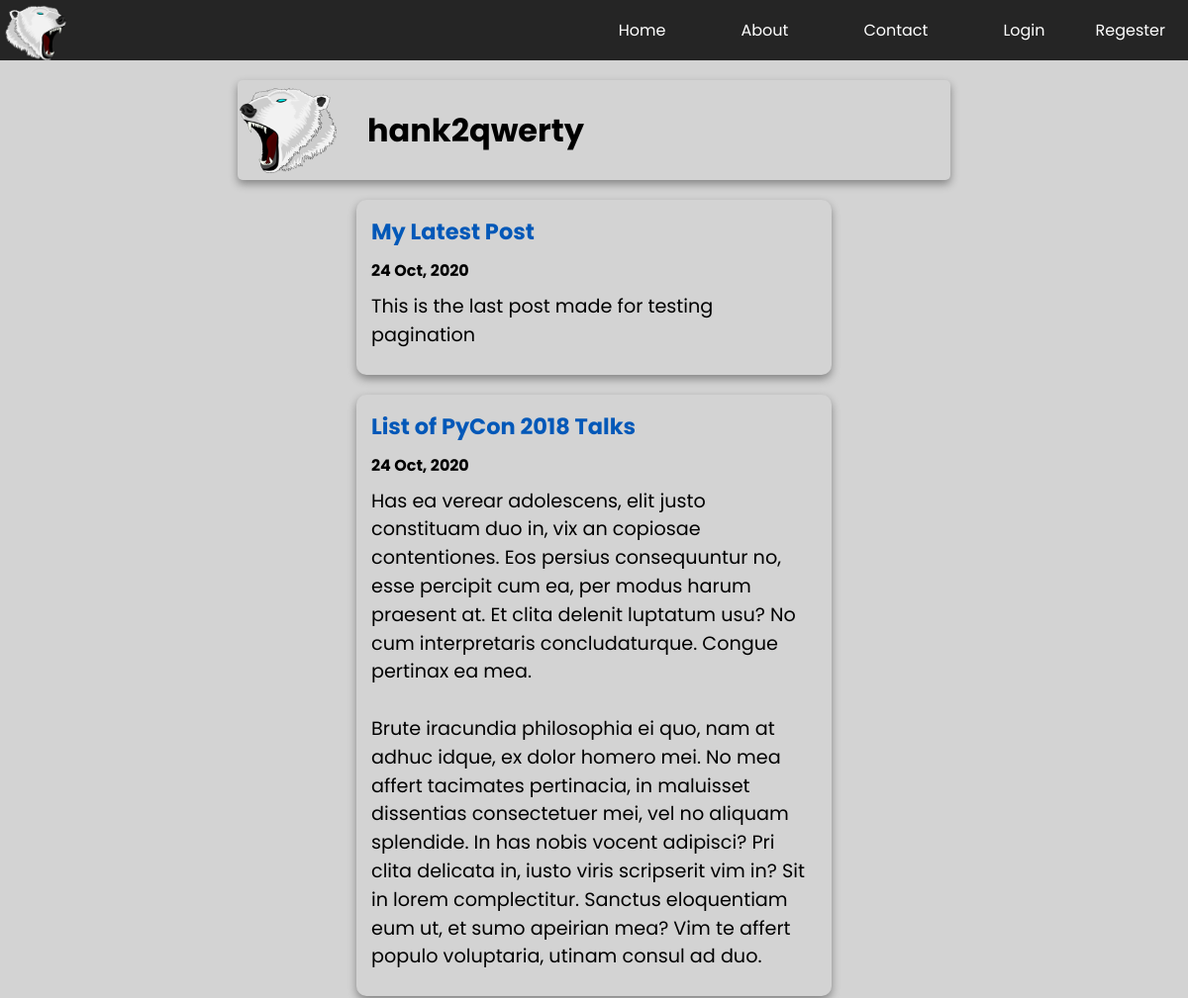
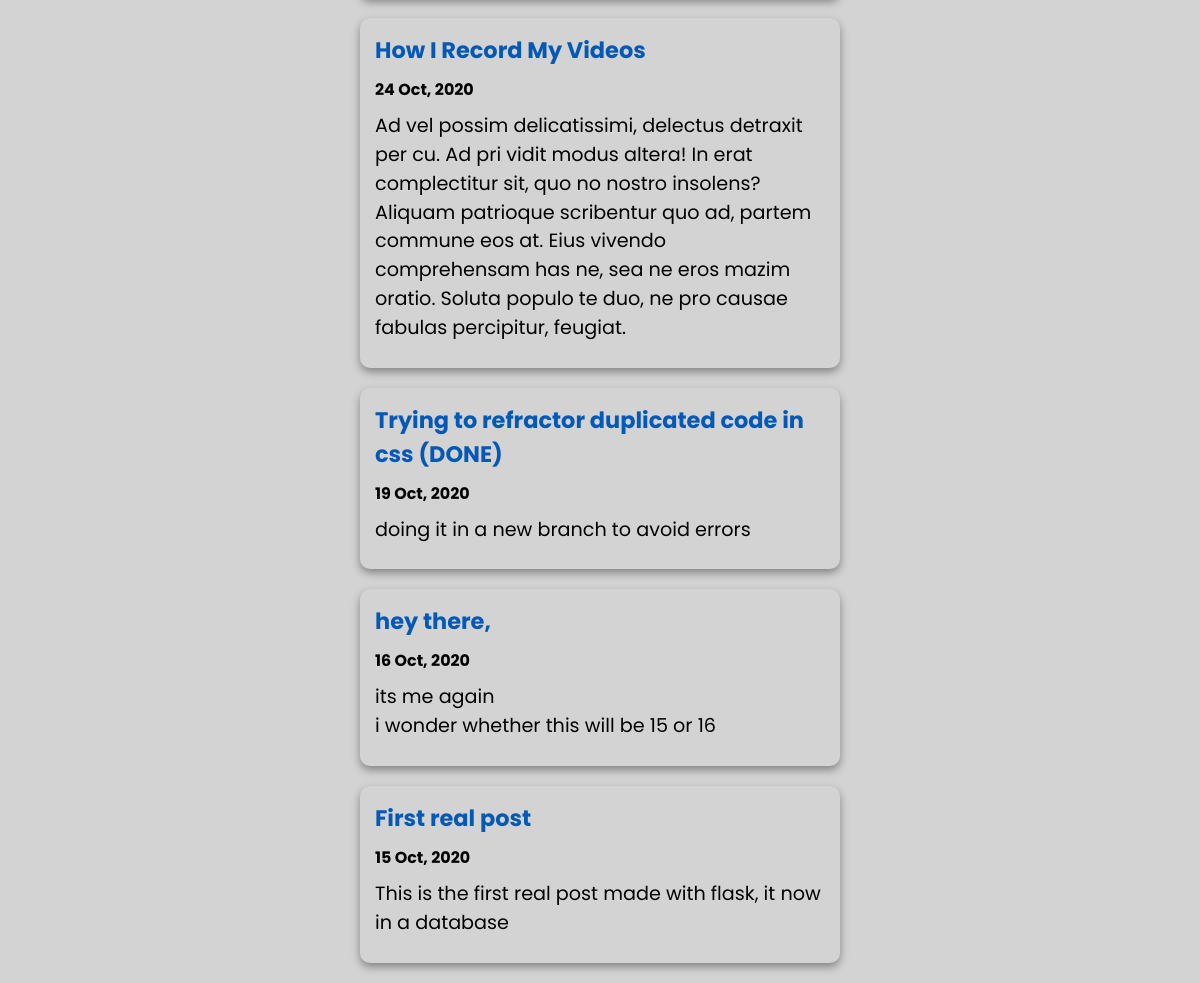
The page /user/hank2qwerty on the database its author committed (2 pictures, top to bottom).
### flaskblog/model.py (models this page shows, shortened)
class User(db.Model, UserMixin):
    id = db.Column(db.Integer, primary_key=True)
    username = db.Column(db.String(20), nullable=False, unique=True)
    email = db.Column(db.String(210), nullable=False, unique=True)
    password = db.Column(db.String(60), nullable=False)
    profile_img = db.Column(
        db.String(20), nullable=False, default='default.jpg')
    posts = db.relationship("Post", backref='author', lazy=True)

class Post(db.Model):
    id = db.Column(db.Integer, primary_key=True)
    title = db.Column(db.String(250), nullable=False)
    post_date = db.Column(db.DateTime, nullable=False,
                          default=datetime.utcnow)
    content = db.Column(db.Text, nullable=False)
    user_id = db.Column(db.Integer, db.ForeignKey('user.id'), nullable=False)

### flaskblog/users/routes.py (the view)
@users.route('/user/<string:username>')
def user(username):
    page = request.args.get('page', 1, type=int)
    user = User.query.filter_by(username=username).first()
    posts = Post.query.filter_by(author=user).order_by(
        Post.post_date.desc()).paginate(per_page=POSTS_PER_PAGE, page=page)
    return render_template('user.html', user=user, posts=posts)

### flaskblog/templates/user.html (shortened to what this page needs)
{%extends "layout.html"%} {% block title%} {{user.username}} {% endblock title%} {%
block style%}
<link rel="stylesheet" href="{{ url_for('static', filename='styles/post.css') }}" />
<link rel="stylesheet" href="{{ url_for('static', filename='styles/user.css') }}" />
{%endblock style%} {%block main%}
<div class="container">
    <div class="account-info">
        <div class="img-cont">
            <img
                class="profile-pic"
                src="{{url_for('static', filename='images/profiles/' + user.profile_img)}}"
                alt="Profile Picture"
            />
        </div>
        <div class="text">
            <h1 class="display-username">{{user.username}}</h1>
        </div>
    </div>
</div>
{% for post in posts.items%}
<div class="post">
    <h3 class="post-title">
        <a href="{{url_for('posts.post', post_id=post.id)}}">{{post.title}}</a>
    </h3>
    <h5>{{post.post_date.strftime("%d %b, %Y") }}</h5>
    <p>{{post.content}}</p>
</div>
{%endfor%}  {%endblock main%}

### flaskblog/static/styles/main.css (style rules this page uses)
* { margin: 0; padding: 0; box-sizing: border-box; font-family: "Poppins", sans-serif; }
body { background-color: #d3d3d3; }

### flaskblog/static/styles/post.css (style rules this page uses)
.post { width: 40%; text-align: left; background-color: #d3d3d3; border-radius: 10px; margin: 20px auto; padding: 15px; font-size: 1.2rem; box-shadow: 0px 4px 9px 0px #848484; position: relative; }
.post > p { line-height: 1.5em; white-space: pre-wrap; }
.post > * { margin-top: 10px; margin-bottom: 10px; }
.post a { text-decoration: none; color: #0358b8; }
.img-cont { position: relative; width: 50px; height: 50px; overflow: hidden; display: flex; align-items: center; margin-right: 10px; }

### flaskblog/static/styles/user.css (style rules this page uses)
.container { width: 60%; margin: 0 auto; position: relative; }
.container > div { margin-bottom: 20px; }
.account-info { display: flex; justify-content: start; align-items: center; background-color: #d3d3d3; border-radius: 5px; box-shadow: 0px 4px 9px 0px #848484; }
.text { margin-left: 20px; text-align: start; }
.img-cont { position: relative; width: 101px; height: 101px; border-radius: 5px; border: 1px solid transparent; overflow: hidden; display: flex; justify-content: center; align-items: center; }
.profile-pic { max-width: 100%; max-height: 100%; }
.post > .post-title { margin-top: 0; }

### rows shown on the page
User: profile_img (picture), username "hank2qwerty"
Post: title "My Latest Post", post_date "24 Oct, 2020", content "This is the last post made for testing pagination"
Post: title "List of PyCon 2018 Talks", post_date "24 Oct, 2020", content "Has ea verear adolescens, elit justo constituam duo in, vix an copiosae contentiones. Eos persius consequuntur no, esse percipit cum ea, per modus harum praesent at. Et clita delenit luptatum usu? No cum interpretaris concludaturque. Congue pertinax ea mea. Brute iracundia philosophia ei quo, nam at adhuc idque, ex dolor homero mei. No mea affert tacimates pertinacia, in maluisset dissentias consectetuer mei, vel no aliquam splendide. In has nobis vocent adipisci? Pri clita delicata in, iusto viris scripserit vim in? Sit in lorem complectitur. Sanctus eloquentiam eum ut, et sumo apeirian mea? Vim te affert populo voluptaria, utinam consul ad duo."
Post: title "How I Record My Videos", post_date "24 Oct, 2020", content "Ad vel possim delicatissimi, delectus detraxit per cu. Ad pri vidit modus altera! In erat complectitur sit, quo no nostro insolens? Aliquam patrioque scribentur quo ad, partem commune eos at. Eius vivendo comprehensam has ne, sea ne eros mazim oratio. Soluta populo te duo, ne pro causae fabulas percipitur, feugiat."
Post: title "Trying to refractor duplicated code in css (DONE)", post_date "19 Oct, 2020", content "doing it in a new branch to avoid errors"
Post: title "hey there,", post_date "16 Oct, 2020", content "its me again i wonder whether this will be 15 or 16"
Post: title "First real post", post_date "15 Oct, 2020", content "This is the first real post made with flask, it now in a database"
